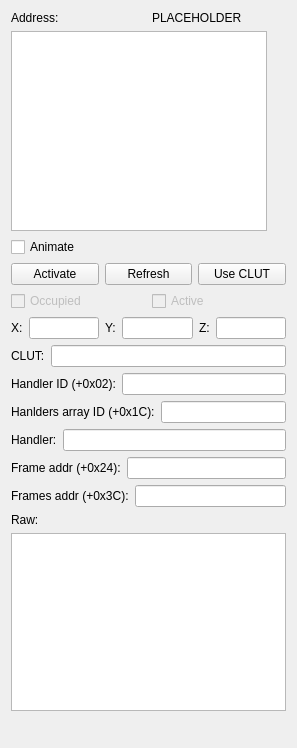
<?xml version="1.0" encoding="UTF-8"?>
<ui version="4.0">
 <class>EntityWidget</class>
 <widget class="QWidget" name="EntityWidget">
  <property name="geometry">
   <rect>
    <x>0</x>
    <y>0</y>
    <width>297</width>
    <height>748</height>
   </rect>
  </property>
  <property name="sizePolicy">
   <sizepolicy hsizetype="Fixed" vsizetype="Fixed">
    <horstretch>0</horstretch>
    <verstretch>0</verstretch>
   </sizepolicy>
  </property>
  <property name="windowTitle">
   <string>Form</string>
  </property>
  <layout class="QVBoxLayout" name="verticalLayout_2">
   <item>
    <layout class="QHBoxLayout" name="horizontalLayout_4">
     <item>
      <widget class="QLabel" name="label_4">
       <property name="text">
        <string>Address:</string>
       </property>
      </widget>
     </item>
     <item>
      <widget class="QLabel" name="address">
       <property name="text">
        <string>PLACEHOLDER</string>
       </property>
      </widget>
     </item>
    </layout>
   </item>
   <item>
    <widget class="QGraphicsView" name="entity_preview">
     <property name="sizePolicy">
      <sizepolicy hsizetype="Maximum" vsizetype="Maximum">
       <horstretch>0</horstretch>
       <verstretch>0</verstretch>
      </sizepolicy>
     </property>
     <property name="minimumSize">
      <size>
       <width>200</width>
       <height>200</height>
      </size>
     </property>
     <property name="mouseTracking">
      <bool>true</bool>
     </property>
     <property name="autoFillBackground">
      <bool>true</bool>
     </property>
     <property name="backgroundBrush">
      <brush brushstyle="Dense4Pattern">
       <color alpha="255">
        <red>126</red>
        <green>126</green>
        <blue>126</blue>
       </color>
      </brush>
     </property>
     <property name="dragMode">
      <enum>QGraphicsView::DragMode::ScrollHandDrag</enum>
     </property>
     <property name="transformationAnchor">
      <enum>QGraphicsView::ViewportAnchor::AnchorUnderMouse</enum>
     </property>
     <property name="resizeAnchor">
      <enum>QGraphicsView::ViewportAnchor::AnchorUnderMouse</enum>
     </property>
    </widget>
   </item>
   <item>
    <layout class="QHBoxLayout" name="horizontalLayout_3">
     <item>
      <widget class="QCheckBox" name="animate_preview">
       <property name="text">
        <string>Animate</string>
       </property>
      </widget>
     </item>
    </layout>
   </item>
   <item>
    <layout class="QHBoxLayout" name="horizontalLayout">
     <item>
      <widget class="QPushButton" name="switch_state_button">
       <property name="text">
        <string>Activate</string>
       </property>
      </widget>
     </item>
     <item>
      <widget class="QPushButton" name="refresh_button">
       <property name="text">
        <string>Refresh</string>
       </property>
      </widget>
     </item>
     <item>
      <widget class="QPushButton" name="use_clut_button">
       <property name="enabled">
        <bool>true</bool>
       </property>
       <property name="text">
        <string>Use CLUT</string>
       </property>
      </widget>
     </item>
    </layout>
   </item>
   <item>
    <layout class="QHBoxLayout" name="horizontalLayout_11">
     <item>
      <widget class="QCheckBox" name="occupied">
       <property name="enabled">
        <bool>false</bool>
       </property>
       <property name="text">
        <string>Occupied</string>
       </property>
      </widget>
     </item>
     <item>
      <widget class="QCheckBox" name="active">
       <property name="enabled">
        <bool>false</bool>
       </property>
       <property name="text">
        <string>Active</string>
       </property>
      </widget>
     </item>
    </layout>
   </item>
   <item>
    <layout class="QHBoxLayout" name="horizontalLayout_10">
     <item>
      <widget class="QLabel" name="label_11">
       <property name="text">
        <string>X:</string>
       </property>
      </widget>
     </item>
     <item>
      <widget class="QLineEdit" name="position_x"/>
     </item>
     <item>
      <widget class="QLabel" name="label_10">
       <property name="text">
        <string>Y:</string>
       </property>
      </widget>
     </item>
     <item>
      <widget class="QLineEdit" name="position_y"/>
     </item>
     <item>
      <widget class="QLabel" name="label_9">
       <property name="text">
        <string>Z:</string>
       </property>
      </widget>
     </item>
     <item>
      <widget class="QLineEdit" name="position_z"/>
     </item>
    </layout>
   </item>
   <item>
    <layout class="QHBoxLayout" name="horizontalLayout_9">
     <item>
      <widget class="QLabel" name="label_8">
       <property name="text">
        <string>CLUT:</string>
       </property>
      </widget>
     </item>
     <item>
      <widget class="QLineEdit" name="clut"/>
     </item>
    </layout>
   </item>
   <item>
    <layout class="QHBoxLayout" name="horizontalLayout_6">
     <item>
      <widget class="QLabel" name="label_5">
       <property name="text">
        <string>Handler ID (+0x02):</string>
       </property>
      </widget>
     </item>
     <item>
      <widget class="QLineEdit" name="handler_id"/>
     </item>
    </layout>
   </item>
   <item>
    <layout class="QHBoxLayout" name="horizontalLayout_7">
     <item>
      <widget class="QLabel" name="label_6">
       <property name="text">
        <string>Hanlders array ID (+0x1C):</string>
       </property>
      </widget>
     </item>
     <item>
      <widget class="QLineEdit" name="handlers_array_id"/>
     </item>
    </layout>
   </item>
   <item>
    <layout class="QHBoxLayout" name="horizontalLayout_8">
     <item>
      <widget class="QLabel" name="label_7">
       <property name="text">
        <string>Handler:</string>
       </property>
      </widget>
     </item>
     <item>
      <widget class="QLineEdit" name="handler_address"/>
     </item>
    </layout>
   </item>
   <item>
    <layout class="QHBoxLayout" name="horizontalLayout_2">
     <item>
      <widget class="QLabel" name="label">
       <property name="text">
        <string>Frame addr (+0x24):</string>
       </property>
      </widget>
     </item>
     <item>
      <widget class="QLineEdit" name="current_frame_address"/>
     </item>
    </layout>
   </item>
   <item>
    <layout class="QHBoxLayout" name="horizontalLayout_5">
     <item>
      <widget class="QLabel" name="label_3">
       <property name="text">
        <string>Frames addr (+0x3C):</string>
       </property>
      </widget>
     </item>
     <item>
      <widget class="QLineEdit" name="frame_array_address"/>
     </item>
    </layout>
   </item>
   <item>
    <widget class="QLabel" name="label_2">
     <property name="text">
      <string>Raw:</string>
     </property>
    </widget>
   </item>
   <item>
    <widget class="QTextEdit" name="raw"/>
   </item>
   <item>
    <spacer name="verticalSpacer">
     <property name="orientation">
      <enum>Qt::Orientation::Vertical</enum>
     </property>
     <property name="sizeHint" stdset="0">
      <size>
       <width>20</width>
       <height>40</height>
      </size>
     </property>
    </spacer>
   </item>
  </layout>
 </widget>
 <resources/>
 <connections/>
</ui>
